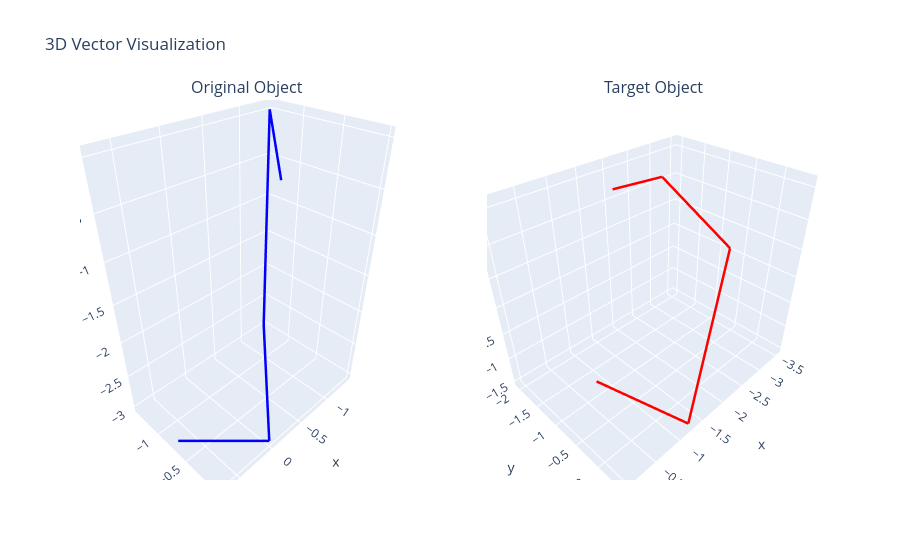

Notebook code for this chart:
### Code cell
# Create graph
fig = make_subplots(rows=1, cols=2, specs=[[{'type': 'scene'}, {'type': 'scene'}]], subplot_titles=("Original Object", "Target Object"))

add_object(fig, original_object, "Original Object", colour='blue', row=1, col=1)
add_object(fig, target_object, "Target Object", colour='red', row=1, col=2)

fig.update_layout(title='3D Vector Visualization', showlegend=False)

### Figure 1 — Plotly figure (JSON) as saved in the notebook; plotly's stock layout.template omitted (floating-point values rounded to 4 significant figures)
{"data": [{"legendgroup": "Original Object", "line": {"color": "blue", "width": 5}, "mode": "lines", "name": "Original Object", "scene": "scene", "showlegend": true, "type": "scatter3d", "x": [0, -1.414], "y": [0, -1.414], "z": [0, 0]}, {"legendgroup": "Original Object", "line": {"color": "blue", "width": 5}, "mode": "lines", "name": "Original Object", "scene": "scene", "showlegend": false, "type": "scatter3d", "x": [-1.414, -1.414], "y": [-1.414, -1.414], "z": [0, -3]}, {"legendgroup": "Original Object", "line": {"color": "blue", "width": 5}, "mode": "lines", "name": "Original Object", "scene": "scene", "showlegend": false, "type": "scatter3d", "x": [-1.414, 0], "y": [-1.414, 0], "z": [-3, -3]}, {"legendgroup": "Original Object", "line": {"color": "blue", "width": 5}, "mode": "lines", "name": "Original Object", "scene": "scene", "showlegend": false, "type": "scatter3d", "x": [0, 0.7071], "y": [0, -0.7071], "z": [-3, -3]}, {"legendgroup": "Target Object", "line": {"color": "red", "width": 5}, "mode": "lines", "name": "Target Object", "scene": "scene2", "showlegend": true, "type": "scatter3d", "x": [0, -1.251], "y": [0, 0.428], "z": [0, -1.501]}, {"legendgroup": "Target Object", "line": {"color": "red", "width": 5}, "mode": "lines", "name": "Target Object", "scene": "scene2", "showlegend": false, "type": "scatter3d", "x": [-1.251, -3.531], "y": [0.428, -0.7268], "z": [-1.501, 0.06946]}, {"legendgroup": "Target Object", "line": {"color": "red", "width": 5}, "mode": "lines", "name": "Target Object", "scene": "scene2", "showlegend": false, "type": "scatter3d", "x": [-3.531, -2.28], "y": [-0.7268, -1.155], "z": [0.06946, 1.57]}, {"legendgroup": "Target Object", "line": {"color": "red", "width": 5}, "mode": "lines", "name": "Target Object", "scene": "scene2", "showlegend": false, "type": "scatter3d", "x": [-2.28, -2.103], "y": [-1.155, -2.053], "z": [1.57, 1.167]}], "layout": {"annotations": [{"font": {"size": 16}, "showarrow": false, "text": "Original Object", "x": 0.225, "xanchor": "center", "xref": "paper", "y": 1, "yanchor": "bottom", "yref": "paper"}, {"font": {"size": 16}, "showarrow": false, "text": "Target Object", "x": 0.775, "xanchor": "center", "xref": "paper", "y": 1, "yanchor": "bottom", "yref": "paper"}], "scene": {"domain": {"x": [0, 0.45], "y": [0, 1]}}, "scene2": {"domain": {"x": [0.55, 1], "y": [0, 1]}}, "showlegend": false, "title": {"text": "3D Vector Visualization"}}}
